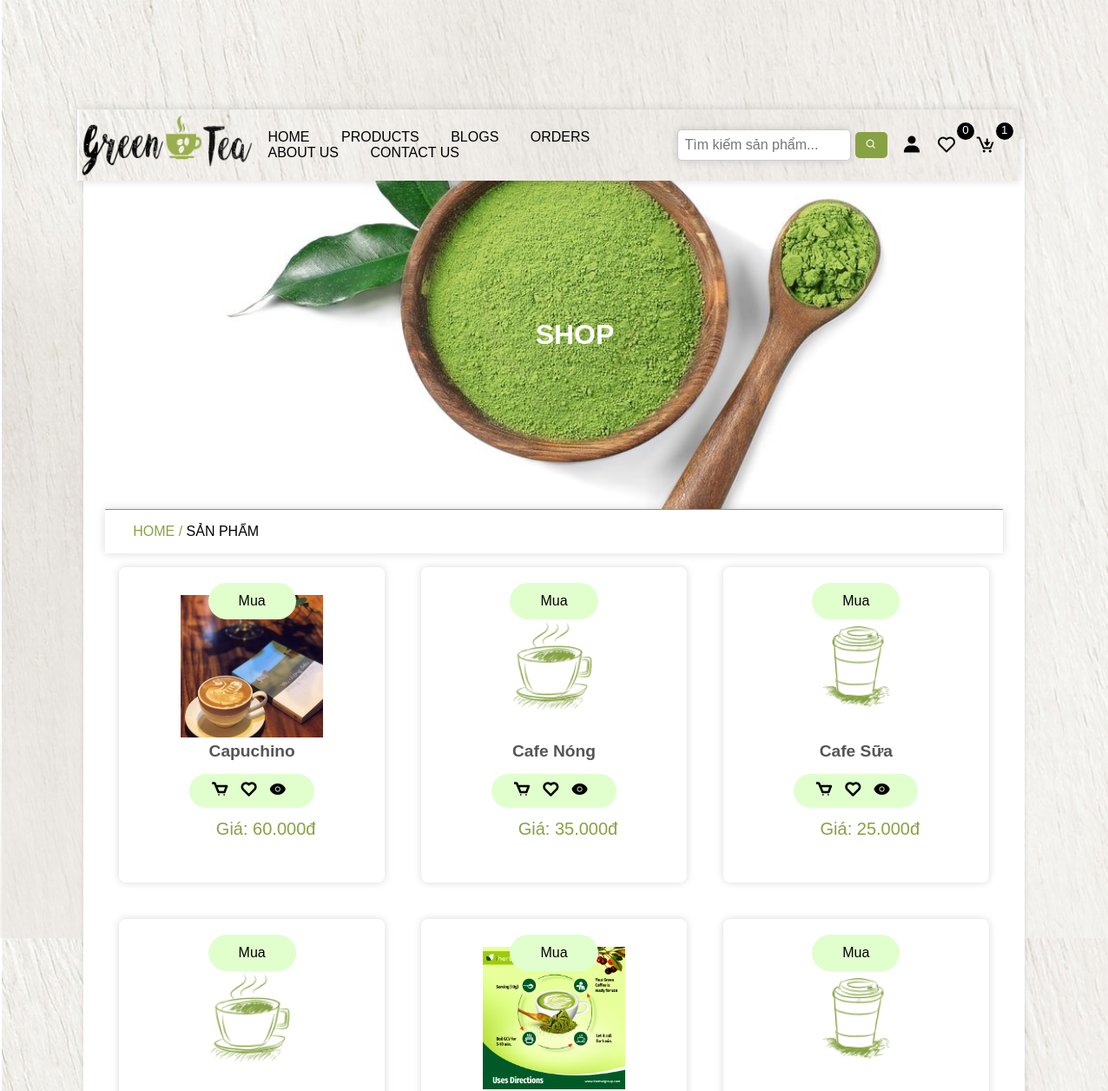
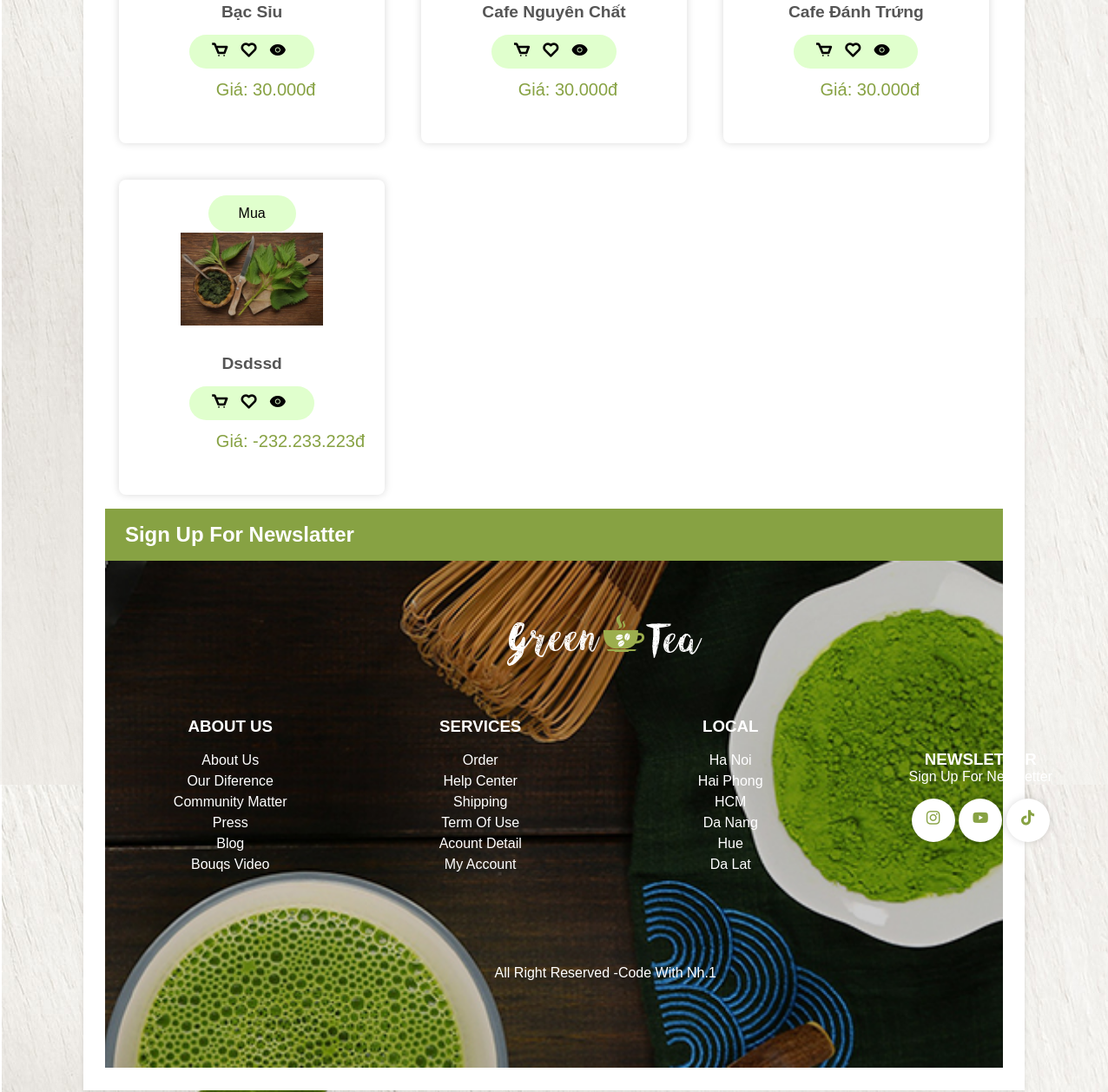
Screenshot of /view_products.php with the database file from the repository (2 pictures, top to bottom).
### tables this page shows
CREATE TABLE `products` (
  `id` varchar(20) NOT NULL,
  `name` varchar(250) NOT NULL,
  `price` int(50) NOT NULL,
  `image` varchar(255) NOT NULL,
  `product_detail` varchar(1000) NOT NULL,
  `status` varchar(100) NOT NULL
);

### view_products.php (the view, shortened to what this page needs)
<?php
include 'connect.php';
?>
<!DOCTYPE html>
<html lang="en">
<head>
    <link href='https://unpkg.com/boxicons@2.1.4/css/boxicons.min.css' rel='stylesheet'>
</head>
<body>
    <?php include 'header.php'; ?>
    <div class="main">
        <div class="banner">
            <h1>Shop</h1>
        </div>
        <div class="title2">
            <a href="home.php">home /</a><span> Sản phẩm</span>
        </div>
        <section class="products">
            <div class="box-container">
                <?php
                $select_products = $conn->prepare("select * from `products` where status = 'active'");
                $select_products->execute();
                if ($select_products->rowCount() > 0) {
                    while ($fetch_products = $select_products->fetch(PDO::FETCH_ASSOC)) {
                ?>
                        <form action="" method="post" class="box">
                            <img src="img/<?php echo $fetch_products['image']; ?>" class="img">
                            <h3 class="name"><?= $fetch_products['name']; ?></h3>
                            <div class="button">
                                <button type="submit" name="add_to_cart"><i class="bx bx-cart"></i></button>
                                <button type="submit" name="add_to_wishlist"><i class="bx bx-heart"></i></button>
                                <a href="view_page.php?pid=<?php echo $fetch_products['id']; ?>" class="bx bxs-show"></a>
                            </div>
                            <div class="flex">
                                <p class="price" style="padding-left: 32%;">Giá: <?= number_format($fetch_products['price'], 0, '.', '.'); ?>đ</p>
                            </div>
                            <a href="checkout.php?get_id=<?= $fetch_products['id']; ?>" class="btn">Mua</a>
                        </form>
                <?php
                    }
                } else {
                    echo '<p class = "empty">Chưa có sản phẩm nào</p>';
                }
                ?>
            </div>
        </section>
        <?php include 'footer.php'; ?>
    </div>
</body>
</html>

### header.php (shortened to what this page needs)
<header class="header">
    <div class="flex">
        <a href="home.php" class="logo"><img src="img/logo.jpg"></a>
        <nav class="navbar">
            <a href="home.php">home</a>
            <a href="view_products.php">products</a>
            <a href="view_blogs.php">blogs</a>
            <a href="order.php">orders</a>
            <a href="about.php">about us</a>
            <a href="contact.php">contact us</a>
        </nav>
          <div class="search-container">
            <input type="text" id="search" placeholder="Tìm kiếm sản phẩm..." onkeyup="searchProducts()" />
            <button type="submit" class="search-btn" onclick="event.preventDefault();">
                <i class="bx bx-search"></i>
            </button>
        </div>
        <div class="icons">
            <i class="bx bxs-user" id="user-btn"></i>
            <?php
            $count_wishlist_items = $conn->prepare("SELECT * FROM `wishlist` WHERE user_id = ?");
            $count_wishlist_items->execute([$user_id]);
            $total_wishlist_items = $count_wishlist_items->rowCount();
            ?>
            <a href="wishlist.php" class="cart-btn" style="margin-right: .3rem;">
                <i class="bx bx-heart"></i><sup style="position: absolute;"><?= $total_wishlist_items ?></sup>
            </a>
            <?php
            $count_cart_items = $conn->prepare("SELECT * FROM `cart` WHERE user_id = ?");
            $count_cart_items->execute([$user_id]);
            $total_cart_items = $count_cart_items->rowCount();
            ?>
            <a href="cart.php" class="cart-btn" style="margin-right: 1.5rem;">
                <i class="bx bx-cart-download"></i><sup style="position: absolute;"><?= $total_cart_items ?></sup>
            </a>
        </div>
    </div>
</header>

### footer.php (shortened to what this page needs)
<div class="top-footer">
    <h2><i class="bx bx-envelop"></i> Sign Up For Newslatter</h2>
</div>
<footer>
    <div class="footer-content">
         <div class="img-box">
            <img src="img/logofooter.png" alt="">
         </div>
         <div class="inner-footer">
            <div class="card">
                <h3>About us</h3>
                <ul>
                    <li>about us</li>
                    <li>our diference</li>
                    <li>community matter</li>
                    <li>press</li>
                    <li>blog</li>
                    <li>bouqs video</li>
                </ul>
            </div>
            <div class="card">
                <h3>Services</h3>
                <ul>
                    <li>order</li>
                    <li>help center</li>
                    <li>shipping</li>
                    <li>term of use</li>
                    <li>acount detail</li>
                    <li>my account</li>
                </ul>
            </div>
            <div class="card">
                <h3>Local</h3>
                <ul>
                    <li>Ha Noi</li>
                    <li>Hai Phong</li>
                    <li>HCM</li>
                    <li>Da Nang</li>
                    <li>Hue</li>
                    <li>Da Lat</li>
                </ul>
            </div>
            <div class="card">
                <h3>Newsletter</h3>
                <p>Sign Up For Newsletter</p>
                  <div class="social-links">
                     <i class="bx bxl-instagram"></i>
                     <i class="bx bxl-youtube"></i>
                     <i class="bx bxl-tiktok"></i>
                  </div>
            </div>
         </div>
         <div class="bottom-footer">
            <p>all right reserved -code with Nh.1</p>
         </div>
    </div>
</footer>

### rows the page displays
products: image (picture), name "Capuchino", price "60.000"
products: image (picture), name "Cafe Nóng", price "35.000"
products: image (picture), name "Cafe Sữa", price "25.000"
products: image (picture), name "Bạc Sỉu", price "30.000"
products: image (picture), name "Cafe Nguyên Chất", price "30.000"
products: image (picture), name "Cafe Đánh Trứng", price "30.000"
products: image (picture), name "Dsdssd", price "-232.233.223"

### other values shown
$total_wishlist_items "0"
$total_cart_items "1"
